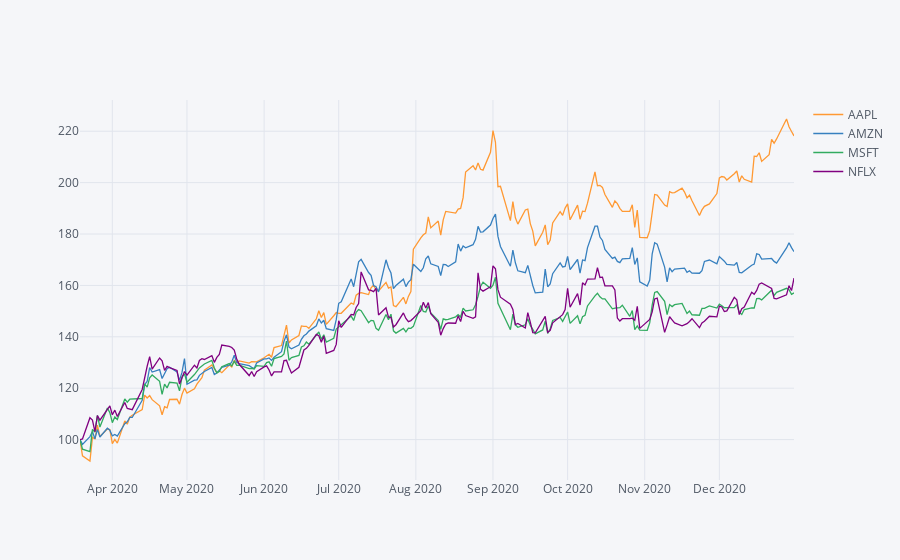

Notebook code for this chart:
### Code cell
(df['Adj Close'].iloc[-200:]/df['Adj Close'].iloc[-200:].iloc[0, :]).multiply(100).iplot()

### Figure 1 — Plotly figure (JSON) as saved in the notebook; plotly's stock layout.template omitted (floating-point values rounded to 4 significant figures; data arrays with more than 128 entries replaced by an {"elided": "..."} marker saying what was removed)
{"data": [{"line": {"color": "rgba(255, 153, 51, 1.0)", "dash": "solid", "shape": "linear", "width": 1.3}, "mode": "lines", "name": "AAPL", "text": "", "type": "scatter", "x": {"elided": "200 str values"}, "y": {"elided": "200 float values"}}, {"line": {"color": "rgba(55, 128, 191, 1.0)", "dash": "solid", "shape": "linear", "width": 1.3}, "mode": "lines", "name": "AMZN", "text": "", "type": "scatter", "x": {"elided": "200 str values"}, "y": {"elided": "200 float values"}}, {"line": {"color": "rgba(50, 171, 96, 1.0)", "dash": "solid", "shape": "linear", "width": 1.3}, "mode": "lines", "name": "MSFT", "text": "", "type": "scatter", "x": {"elided": "200 str values"}, "y": {"elided": "200 float values"}}, {"line": {"color": "rgba(128, 0, 128, 1.0)", "dash": "solid", "shape": "linear", "width": 1.3}, "mode": "lines", "name": "NFLX", "text": "", "type": "scatter", "x": {"elided": "200 str values"}, "y": {"elided": "200 float values"}}], "layout": {"legend": {"bgcolor": "#F5F6F9", "font": {"color": "#4D5663"}}, "paper_bgcolor": "#F5F6F9", "plot_bgcolor": "#F5F6F9", "title": {"font": {"color": "#4D5663"}}, "xaxis": {"gridcolor": "#E1E5ED", "showgrid": true, "tickfont": {"color": "#4D5663"}, "title": {"font": {"color": "#4D5663"}, "text": ""}, "zerolinecolor": "#E1E5ED"}, "yaxis": {"gridcolor": "#E1E5ED", "showgrid": true, "tickfont": {"color": "#4D5663"}, "title": {"font": {"color": "#4D5663"}, "text": ""}, "zerolinecolor": "#E1E5ED"}}}
